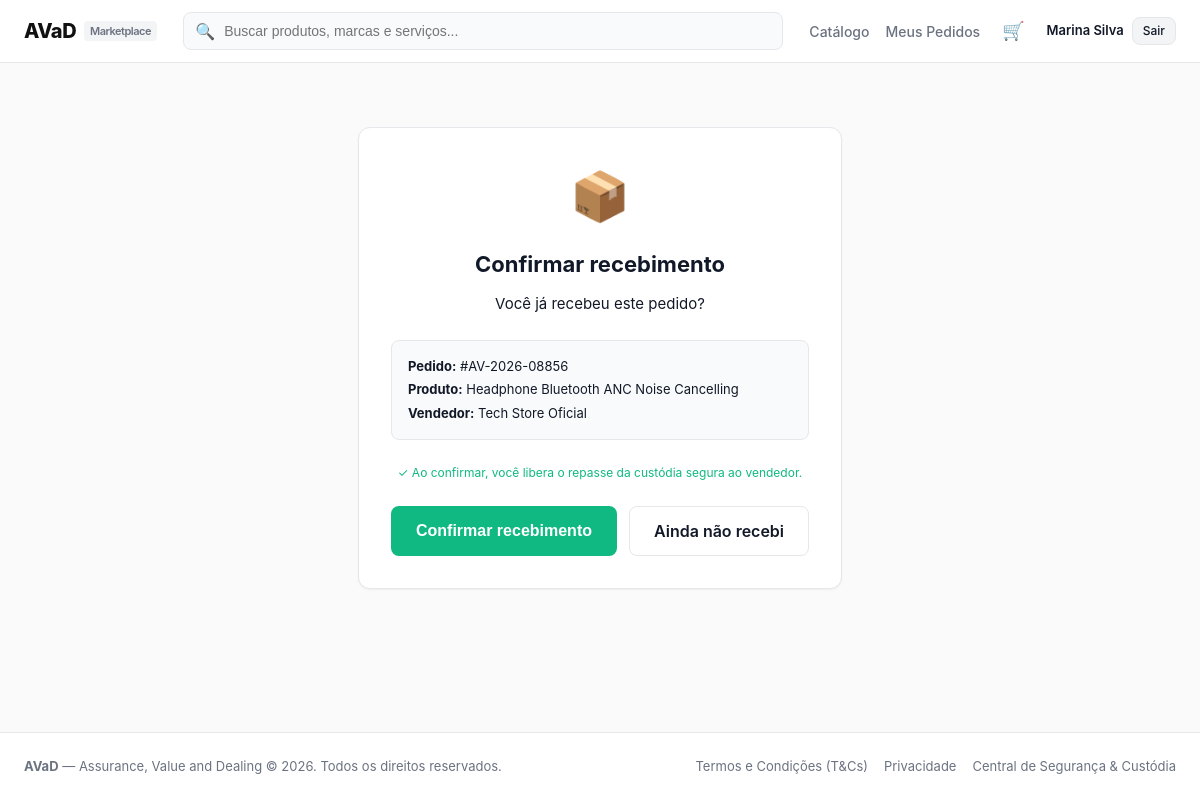
The app's page /orders/confirm-receipt/1/ (signed in) with its own data.
### accounts/models.py (models this page shows, shortened)
class UserProfile(models.Model):
    user = models.OneToOneField(User, on_delete=models.CASCADE, related_name='profile')
    nome = models.CharField(max_length=16)
    data_nascimento = models.DateField()
    cpf = models.CharField(max_length=14, unique=True)
    cnpj = models.CharField(max_length=18, blank=True, null=True, unique=True)
    tem_cnpj = models.BooleanField(default=False)
    email_verificado = models.BooleanField(default=False)
    is_mediador = models.BooleanField(default=False)
    conta_bancaria_bloqueada = models.BooleanField(default=False)
    suspenso = models.BooleanField(default=False)
    token_verificacao = models.CharField(max_length=64, blank=True, null=True)
    tipo_usuario = models.CharField(max_length=20, choices=[
        ('comprador', 'Comprador'),
        ('vendedor', 'Vendedor'),
        ('mediador', 'Mediador'),
    ], default='comprador')
    nome_loja = models.CharField(max_length=64, blank=True, null=True)

### orders/models.py (models this page shows, shortened)
class Order(models.Model):
    codigo = models.CharField(max_length=20, unique=True, default=generate_order_code)
    comprador = models.ForeignKey(User, on_delete=models.CASCADE, related_name='compras')
    vendedor = models.ForeignKey(User, on_delete=models.CASCADE, related_name='vendas')
    produto = models.ForeignKey('catalog.Product', on_delete=models.CASCADE)
    quantidade = models.PositiveIntegerField(default=1)
    preco_unitario = models.DecimalField(max_digits=10, decimal_places=2)
    valor_frete = models.DecimalField(max_digits=10, decimal_places=2, default=0)
    metodo_frete = models.CharField(max_length=20, choices=METODO_FRETE_CHOICES, default='pac')
    prazo_dias = models.PositiveIntegerField(default=7)
    valor_total = models.DecimalField(max_digits=10, decimal_places=2)
    forma_pagamento = models.CharField(max_length=20, choices=FORMA_PAGAMENTO_CHOICES, default='cartao')
    parcelas = models.PositiveIntegerField(default=1)
    cep_entrega = models.CharField(max_length=10, blank=True)
    endereco_entrega = models.TextField(blank=True)
    codigo_rastreio = models.CharField(max_length=20, blank=True, default='')
    status = models.CharField(max_length=30, choices=STATUS_CHOICES, default='aguardando_pagamento')
    recebimento_confirmado = models.BooleanField(default=False)
    criado_em = models.DateTimeField(auto_now_add=True)
    class Meta:
        ordering = ['-criado_em']

### catalog/models.py (models this page shows, shortened)
class Product(models.Model):
    vendedor = models.ForeignKey(User, on_delete=models.CASCADE, related_name='products')
    titulo = models.CharField(max_length=200)
    categoria = models.CharField(max_length=50, choices=CATEGORIAS)
    descricao = models.TextField()
    caracteristicas = models.TextField(blank=True, help_text='Uma característica por linha')
    preco = models.DecimalField(max_digits=10, decimal_places=2)
    estoque = models.PositiveIntegerField(default=0)
    imagem = models.ImageField(upload_to='products/', blank=True, null=True)
    frete_gratis = models.BooleanField(default=False)
    ativo = models.BooleanField(default=True)
    criado_em = models.DateTimeField(auto_now_add=True)
    class Meta:
        ordering = ['-criado_em']

### orders/views.py (the view, shortened to what this page needs)
# urls.py: path('confirm-receipt/<int:order_id>/', views.confirm_receipt_view, name='confirm_receipt'),
@login_required
def confirm_receipt_view(request, order_id):
    order = get_object_or_404(Order, pk=order_id, comprador=request.user)
    return render(request, 'orders/confirm_receipt_modal.html', {'order': order})

### orders/cart.py (called while the page is built)
    def _qs(self):
        return CartItem.objects.filter(usuario=self.user)

    def count(self):
        total = self._qs().filter(produto__ativo=True).aggregate(t=Sum('quantidade'))['t']
        return total or 0

### orders/context_processors.py (called while the page is built)
def cart_count(request):
    user = getattr(request, 'user', None)
    if user is None or not user.is_authenticated:
        return {'cart_count': 0}
    return {'cart_count': Cart(request).count()}

### templates/orders/confirm_receipt_modal.html (shortened to what this page needs)
{% extends "base.html" %}
{% block content %}
<div class="form-card" style="text-align: center; max-width: 520px;">
  <div style="font-size: 48px; margin-bottom: 16px;">📦</div>
  <h1 style="font-size: 22px; font-weight: 700; margin-bottom: 12px;">Confirmar recebimento</h1>
  <p style="font-size: 15px; color: var(--text-main); margin-bottom: 24px;">
    Você já recebeu este pedido?
  </p>
  <div style="background: #F9FAFB; border: 1px solid var(--border-color); border-radius: var(--radius-md); padding: 16px; margin-bottom: 24px; text-align: left; font-size: 13px;">
    <div><strong>Pedido:</strong> {{ order.codigo }}</div>
    <div style="margin: 4px 0;"><strong>Produto:</strong> {{ order.produto.titulo }}</div>
    <div><strong>Vendedor:</strong> {{ order.vendedor.profile.nome_loja|default:order.vendedor.profile.nome }}</div>
  </div>
  <div style="font-size: 12px; color: #10B981; margin-bottom: 24px;">
    ✓ Ao confirmar, você libera o repasse da custódia segura ao vendedor.
  </div>
  <form method="post">
    <div style="display: flex; gap: 12px;">
      <button type="submit" class="btn btn-success btn-lg" style="flex: 1;">
        Confirmar recebimento
      </button>
      <a href="{% url 'orders:my_orders' %}" class="btn btn-outline btn-lg">
        Ainda não recebi
      </a>
    </div>
  </form>
</div>
{% endblock %}

### templates/base.html (shortened to what this page needs)
{% load static %}
<!DOCTYPE html>
<html lang="pt-br">
<head>
  <link rel="stylesheet" href="{% static 'css/style.css' %}">
</head>
<body>
  <header class="navbar">
    <div class="nav-container">
      <a href="{% url 'home' %}" class="logo">
        <span>AVaD</span>
        <span class="logo-tag">Marketplace</span>
      </a>
      <form action="{% url 'catalog:product_list' %}" method="get" class="search-form">
        <span class="search-icon">🔍</span>
        <input type="text" name="q" value="{{ request.GET.q|default:'' }}" class="search-input" placeholder="Buscar produtos, marcas e serviços...">
      </form>
      <nav class="nav-links">
        <a href="{% url 'catalog:product_list' %}" class="nav-link">Catálogo</a>
        {% if user.is_authenticated %}
          <a href="{% url 'orders:my_orders' %}" class="nav-link">Meus Pedidos</a>
          <a href="{% url 'orders:cart' %}" class="nav-link cart-link" title="Carrinho" aria-label="Carrinho">
            🛒{% if cart_count %}<span class="cart-badge">{{ cart_count }}</span>{% endif %}
          </a>
          <div style="display: flex; align-items: center; gap: 8px;">
            <span style="font-size: 13px; font-weight: 600;">{{ user.profile.nome|default:user.username }}</span>
            <a href="{% url 'accounts:logout' %}" class="btn btn-secondary btn-sm">Sair</a>
          </div>
        {% else %}
          <a href="{% url 'accounts:login' %}" class="btn btn-outline btn-sm">Entrar</a>
          <a href="{% url 'accounts:register' %}" class="btn btn-primary btn-sm">Cadastre-se</a>
        {% endif %}
      </nav>
    </div>
  </header>
  <main class="container">
    {% block content %}{% endblock %}
  </main>
  <footer class="footer">
    <div class="footer-inner">
      <div>
        <strong>AVaD</strong> — Assurance, Value and Dealing &copy; 2026. Todos os direitos reservados.
      </div>
      <div style="display: flex; gap: 16px;">
        <a href="#">Termos e Condições (T&Cs)</a>
        <a href="#">Privacidade</a>
        <a href="#">Central de Segurança & Custódia</a>
      </div>
    </div>
  </footer>
</body>
</html>

### static/css/style.css (style rules this page uses)
:root { --bg-main: #FAFAFA; --bg-card: #FFFFFF; --text-main: #111827; --text-muted: #6B7280; --border-color: #E5E7EB; --primary: #111111; --primary-hover: #000000; --accent-emerald: #10B981; --accent-blue: #2563EB; --sidebar-dark: #142621; --sidebar-text: #E2E8F0; --sidebar-muted: #94A3B8; --sidebar-active: #10B981; --danger: #EF4444; --warning: #F59E0B; --success: #10B981; --info: #3B82F6; --radius-sm: 4px; --radius-md: 8px; --radius-lg: 12px; --shadow-sm: 0 1px 2px 0 rgba(0, 0, 0, 0.05); --shadow-md: 0 4px 6px -1px rgba(0, 0, 0, 0.1); --shadow-lg: 0 10px 15px -3px rgba(0, 0, 0, 0.1); }
* { box-sizing: border-box; margin: 0; padding: 0; }
body { font-family: -apple-system, BlinkMacSystemFont, "Segoe UI", Roboto, Helvetica, Arial, sans-serif; background-color: var(--bg-main); color: var(--text-main); line-height: 1.5; min-height: 100vh; display: flex; flex-direction: column; }
a { color: inherit; text-decoration: none; }
.navbar { background-color: #FFFFFF; border-bottom: 1px solid var(--border-color); padding: 12px 24px; position: sticky; top: 0; z-index: 50; }
.nav-container { max-width: 1280px; margin: 0 auto; display: flex; align-items: center; justify-content: space-between; gap: 20px; }
.logo { font-size: 20px; font-weight: 800; letter-spacing: -0.5px; color: var(--primary); display: flex; align-items: center; gap: 8px; }
.logo-tag { font-size: 11px; font-weight: 600; background-color: #F3F4F6; padding: 2px 6px; border-radius: var(--radius-sm); color: var(--text-muted); }
.search-form { flex: 1; max-width: 600px; position: relative; }
.search-input { width: 100%; padding: 10px 16px 10px 40px; border: 1px solid var(--border-color); border-radius: var(--radius-md); font-size: 14px; outline: none; background-color: #F9FAFB; transition: all 0.2s; }
.search-icon { position: absolute; left: 12px; top: 50%; transform: translateY(-50%); color: var(--text-muted); }
.nav-links { display: flex; align-items: center; gap: 16px; font-size: 14px; font-weight: 500; }
.nav-link { color: var(--text-muted); transition: color 0.2s; }
.btn { display: inline-flex; align-items: center; justify-content: center; padding: 8px 16px; border-radius: var(--radius-md); font-size: 14px; font-weight: 500; cursor: pointer; transition: all 0.15s ease-in-out; border: 1px solid transparent; text-decoration: none; gap: 8px; }
.btn-secondary { background-color: #F3F4F6; color: var(--text-main); border-color: var(--border-color); }
.btn-outline { background-color: transparent; border-color: var(--border-color); color: var(--text-main); }
.btn-success { background-color: #10B981; color: #FFFFFF; }
.btn-sm { padding: 4px 10px; font-size: 12px; }
.btn-lg { padding: 12px 24px; font-size: 16px; font-weight: 600; }
.container { max-width: 1280px; margin: 0 auto; padding: 24px 16px; flex: 1; }
.form-card { background-color: var(--bg-card); border: 1px solid var(--border-color); border-radius: var(--radius-lg); padding: 32px; max-width: 480px; margin: 40px auto; box-shadow: var(--shadow-sm); }
.footer { background: #FFFFFF; border-top: 1px solid var(--border-color); padding: 24px; margin-top: auto; font-size: 13px; color: var(--text-muted); }
.footer-inner { max-width: 1280px; margin: 0 auto; display: flex; justify-content: space-between; align-items: center; }
.cart-link { position: relative; font-size: 18px; line-height: 1; padding: 4px 6px; }

### records on screen
Order: codigo "#AV-2026-08856", produto.titulo "Headphone Bluetooth ANC Noise Cancelling", vendedor.profile.nome_loja "Tech Store Oficial"

### other values on screen
{{ user.profile.nome|default:user.username }} "Marina Silva"
